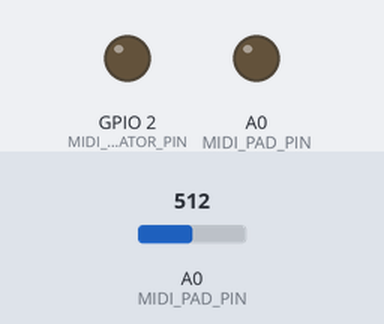
Bench run of a sketch on a simulated ESP8266 (NodeMCU). On the bench: output pins drawn as LEDs (lit = HIGH). The test bench sets the inputs (shaded band); at power-on: A0 (MIDI_PAD_PIN) = 512. WiFi joins after 1.5 s; servers stay silent unless stated; what the sketch prints to the serial monitor is not drawn.

Above: at 2.7 s.
2.8 s: A0 (MIDI_PAD_PIN) set to 32
5.8 s: A0 (MIDI_PAD_PIN) set to 27
At 6.5 s:
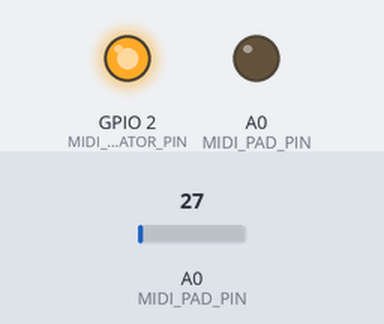
Timing chart, 0 to 8.8 s (numbered marks = the images above; inputs shaded):
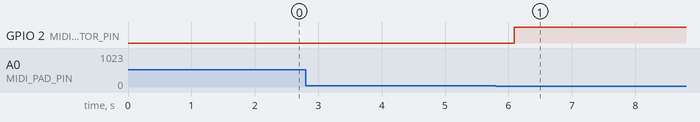

Measured:
- the behaviour switches between 30 and 29 on A0 (MIDI_PAD_PIN) (found by bisection; images 0 and 1)
- after the input at 2.8 s, every drawn part: stays the same
- after the input at 5.8 s, GPIO 2 (MIDI_NOTE_INDICATOR_PIN): LOW → HIGH after 0.29 s

The sketch:

midi_feeder.ino
```cpp
#include <ESP8266WiFi.h>
#include <ESP8266HTTPClient.h>
#include <WiFiClient.h>

#if defined(ESP8266)
    #pragma message "INFO: ESP8266 stuff happening!"
    #define MIDI_PAD_PIN A0
    #define MIDI_NOTE_INDICATOR_PIN LED_BUILTIN
    #define ADC_RESOLUTION_MAX_VALUE 1023
#elif defined(ESP32)
    #pragma message "INFO: ESP32 stuff happening!"
    #define MIDI_PAD_PIN 13
    #define MIDI_NOTE_INDICATOR_PIN 33
    #define ADC_RESOLUTION_MAX_VALUE 4095
#else
    #error "ERROR: This ain't a ESP8266 or ESP32, dumbo!"
#endif

#define MODE_DEBUG true

#if defined(MODE_DEBUG)
    #define SERIAL_RATE 9600 // ESP8266 NodeMCU V3 recommended
#else
    #define SERIAL_RATE 31250 // MIDI baud rate
#endif

// Piezo/MIDI definitions
#define MIDI_THRESHOLD_MIN 30 // sygnal < MIDI_THRESHOLD_MIN is treated as no sygnal
#define MIDI_NOTE_INDICATOR_TIME 100 // How long led will indicate a note
#define MIDI_DEBUG_MESSAGE_PERIOD 1000 // How long led will indicate a note
//Program defines (time measured in milliseconds)
#define MIDI_SIGNAL_BUFFER_SIZE 100 // 30
#define MIDI_PEAK_BUFFER_SIZE 30 // 30
#define MIDI_MAX_TIME_BETWEEN_PEAKS 20
#define MIDI_MIN_TIME_BETWEEN_NOTES 50
// General MIDI drum code numbers
// See http://soundprogramming.net/file-formats/general-midi-drum-note-numbers/
#define MIDI_NOTE_SNARE_CMD 38
// #define MIDI_NOTE_HAND_CLAP_CMD 39
// #define MIDI_NOTE_SNARE_E_CMD 40
// #define MIDI_NOTE_FLOOR_TOM_CMD 43
// #define MIDI_NOTE_COWBEL_CMD 56
// #define MIDI_NOTE_BONGO_HIGH_CMD 60
// #define MIDI_NOTE_BONGO_LOW_CMD 61
// #define MIDI_NOTE_CONGA_DEAD_STROKE_CMD 62
// #define MIDI_NOTE_CONGA_CMD 63
// #define MIDI_COMMAND_CONTROL_CHANGE 0xB0
#define MIDI_COMMAND_NOTE_ON 0x90
#define MIDI_COMMAND_NOTE_OFF 0x80
#define MIDI_MAX_VELOCITY 127
#define MIDI_MIN_VELOCITY 40
// END: Piezo/MIDI definitions

// WIFI definitions
#define WIFI_CLIENT_RECONNECT_PERIOD 5000
// WIFI definitions

const char * const ssid = "WIFItoNawetNieEstOno";
const char * const password = "FleXa123";
// const char *ssid     = "WIFItoNawetNieEstOno";
// const char *password = "FleXa123";
const char * const host = "127.0.0.1";
const uint16_t port = 8080;


// MIDI variables
// Ring buffers to store analog signal and peaks
short currentSignalIndex;
short currentPeakIndex;
unsigned short signalBuffer[MIDI_SIGNAL_BUFFER_SIZE];
unsigned short peakBuffer[MIDI_PEAK_BUFFER_SIZE];
unsigned short noteReadyVelocity;
unsigned long lastPeakTime;
unsigned long lastNoteTime;
unsigned long lastDebugMessageTime;
bool isNoteReady;
bool isLastPeakZeroed;
bool isNoteIndicationOn = false; // Only one led indicator for all notes.

unsigned long lastWiFiConnectionTime;
unsigned long lastWiFiReonnectionAttemptTime;

String ip = "";

char buffer[15];

/**
 * Check is any note was triggered recently to blink with note indicator
 */
void checkNoteIndication()
{
    unsigned long currentTime = millis();

    if (true == isNoteIndicationOn) {
        digitalWrite(MIDI_NOTE_INDICATOR_PIN, HIGH);
        isNoteIndicationOn = false;
    } else if ((currentTime - lastNoteTime) > MIDI_NOTE_INDICATOR_TIME) {
        digitalWrite(MIDI_NOTE_INDICATOR_PIN, LOW);
    }
}

/**
 * Send note ON command to serial
 *
 * @param note
 * @param midiVelocity
 */
void midiNoteOn(int note, byte midiVelocity)
{
    #if defined(MODE_DEBUG)
        // Debug serial
        Serial.print("ON: ");
        Serial.print(note);
        Serial.print(":");
        Serial.print(midiVelocity);
        Serial.println();
    #else
        Serial.write(MIDI_COMMAND_NOTE_ON);
        Serial.write((byte) note);
        Serial.write((byte) midiVelocity);
    #endif
}

/**
 * Send note OFF command to serial
 *
 * @param note
 * @param midiVelocity
 */
void midiNoteOff(int note, byte midiVelocity)
{
    #if defined(MODE_DEBUG)
        // Debug serial
        Serial.print("OFF: ");
        Serial.print(note);
        Serial.println();
    #else
        Serial.write(MIDI_COMMAND_NOTE_OFF);
        Serial.write(note);
        Serial.write(0);
    #endif
}

/**
 * Fire note and raise all related flags
 *
 * @param note
 * @param velocity
 */
void noteFire(int note, unsigned short velocity)
{
    // Protection: remove MSBs on data
    note &= 0x7f;
    velocity &= 0x7f;

    midiNoteOn(note, velocity);
    midiNoteOff(note, velocity);

    lastNoteTime = millis();
    isNoteIndicationOn = true;
}

/**
 * 1 of 3 cases can happen:
 *
 * 1) note ready - if new peak >= previous peak - signal wave is raising but not on peak.
 * 2) note fire - if new peak < previous peak and previous peak was a note ready - signal wave started to go down after raising.
 * 3) no note - if new peak < previous peak and previous peak was NOT note ready - signal wave going down not after raising.
 */
void recordNewPeak(short newPeak)
{
    isLastPeakZeroed = (0 == newPeak);

    unsigned long currentTime = millis();
    lastPeakTime = currentTime;

    // new peak recorded (newPeak)
    peakBuffer[currentPeakIndex] = newPeak;

    // get previous peak from buffer
    short prevPeakIndex = currentPeakIndex - 1;
    if (prevPeakIndex < 0) prevPeakIndex = MIDI_PEAK_BUFFER_SIZE - 1;
    unsigned short prevPeak = peakBuffer[prevPeakIndex];

    if (newPeak > prevPeak && (currentTime - lastNoteTime) > MIDI_MIN_TIME_BETWEEN_NOTES) {

        // 1) note ready - if new peak >= previous peak - signal wave is raising but not on peak.
        isNoteReady = true;
        if (newPeak > noteReadyVelocity) noteReadyVelocity = newPeak;

    } else if (newPeak < prevPeak && true == isNoteReady) {

        // 2) note fire - if new peak < previous peak and previous peak was a note ready - signal wave started to go down after raising.
        unsigned short velocity = noteReadyVelocity;

        #if defined(MODE_DEBUG)
            Serial.print("Velocity RAW: ");
            Serial.print(velocity);
            Serial.println();
        #endif
        velocity = map(velocity, MIDI_THRESHOLD_MIN, ADC_RESOLUTION_MAX_VALUE, MIDI_MIN_VELOCITY, MIDI_MAX_VELOCITY);

        noteFire(MIDI_NOTE_SNARE_CMD, velocity);

        isNoteReady = false;
        noteReadyVelocity = 0;
    }

    // 3) no note - if new peak < previous peak and previous peak was NOT note ready - signal wave going down not after raising.
    checkNoteIndication();

    #if defined(MODE_DEBUG)
        if ((currentTime - lastDebugMessageTime) > MIDI_DEBUG_MESSAGE_PERIOD) {
            Serial.print("DEBUG newPeak: ");
            Serial.print(newPeak);
            Serial.println();
            lastDebugMessageTime = currentTime;
        }
    #endif

    currentPeakIndex++;
    if (currentPeakIndex == MIDI_PEAK_BUFFER_SIZE) currentPeakIndex = 0;
}

void listenPad()
{
    unsigned short newSignal = analogRead(MIDI_PAD_PIN);
    unsigned long currentTime = millis();

    signalBuffer[currentSignalIndex] = newSignal;

    if (newSignal < MIDI_THRESHOLD_MIN) {

        if (false == isLastPeakZeroed && (currentTime - lastPeakTime) > MIDI_MAX_TIME_BETWEEN_PEAKS) {

            recordNewPeak(0);
        } else {

            short prevSignalIndex = currentSignalIndex - 1;
            if (prevSignalIndex < 0) prevSignalIndex = MIDI_SIGNAL_BUFFER_SIZE - 1;

            unsigned short prevSignal = signalBuffer[prevSignalIndex];
            unsigned short latestSignalPeak = 0;

            // find the wave peak if previous signal was not 0
            // by going through previous signal values until another 0 is reached
            while (prevSignal >= MIDI_THRESHOLD_MIN) {
                if (signalBuffer[prevSignalIndex] > latestSignalPeak) {
                    latestSignalPeak = signalBuffer[prevSignalIndex];
                }

                // decrement previous signal index, and get previous signal
                prevSignalIndex--;

                if (prevSignalIndex < 0) prevSignalIndex = MIDI_SIGNAL_BUFFER_SIZE - 1;

                prevSignal = signalBuffer[prevSignalIndex];
            }

            if (latestSignalPeak > 0) {
                recordNewPeak(latestSignalPeak);
            }
        }
    }

    currentSignalIndex++;
    if (currentSignalIndex == MIDI_SIGNAL_BUFFER_SIZE) currentSignalIndex = 0;
}


void postHttpRequestSimple(String httpRequestData)
{
    unsigned long currentTime = millis();

    if (currentTime - lastWiFiConnectionTime < WIFI_CLIENT_RECONNECT_PERIOD) {
        return;
    }

    WiFiClient client;

    Serial.print("connecting to ");
    Serial.print(host);
    Serial.print(':');
    Serial.println(port);

    if (currentTime - lastWiFiReonnectionAttemptTime < WIFI_CLIENT_RECONNECT_PERIOD) {
        return;
    }

    // Use WiFiClient class to create TCP connections
    if (!client.connect(host, port)) {
        Serial.println("connection failedstill. waiting.");
        lastWiFiReonnectionAttemptTime = currentTime;
        // delay(5000);
        return;
    }

    // This will send a string to the server
    Serial.println("sending data to server");
    if (client.connected()) {
        client.println(httpRequestData);
    }

    // wait for data to be available
    unsigned long timeout = millis();
    while (client.available() == 0) {
        if (currentTime - timeout > 5000) {
            Serial.println(">>> Client Timeout !");
            client.stop();
            // delay(60000);
            return;
        }
    }

    // Read all the lines of the reply from server and print them to Serial
    Serial.println("receiving from remote server");
    // not testing 'client.connected()' since we do not need to send data here
    while (client.available()) {
        char ch = static_cast<char>(client.read());
        Serial.print(ch);
    }

    // Close the connection
    Serial.println();
    Serial.println("closing connection");
    client.stop();

    lastWiFiConnectionTime = currentTime;
}

void postHttpRequest(String httpRequestData)
{
    unsigned long currentTime = millis();

    if (currentTime - lastWiFiConnectionTime < WIFI_CLIENT_RECONNECT_PERIOD) {
        return;
    }

    if (WiFi.status() == WL_CONNECTED) {
        WiFiClient client;
        HTTPClient http;

        http.begin(client, host);

        // If you need Node-RED/server authentication, insert user and password below
        //http.setAuthorization("REPLACE_WITH_SERVER_USERNAME", "REPLACE_WITH_SERVER_PASSWORD");

        // http.addHeader("Content-Type", "application/x-www-form-urlencoded");
        // String httpRequestData = "api_key=tPmAT5Ab3j7F9&sensor=BME280&value1=24.25&value2=49.54&value3=1005.14";
        // int httpResponseCode = http.POST(httpRequestData);

        // If you need an HTTP request with a content type: application/json, use the following:
        // http.addHeader("Content-Type", "application/json");
        // int httpResponseCode = http.POST("{\"api_key\":\"tPmAT5Ab3j7F9\",\"sensor\":\"BME280\",\"value1\":\"24.25\",\"value2\":\"49.54\",\"value3\":\"1005.14\"}");

        // If you need an HTTP request with a content type: text/plain
        http.addHeader("Content-Type", "text/plain");
        int httpResponseCode = http.POST(httpRequestData);

        Serial.print("HTTP Response code: ");
        Serial.println(httpResponseCode);

        // Free resources
        http.end();
    }
    else {
        Serial.println("WiFi Disconnected");
    }

    lastWiFiConnectionTime = currentTime;
}

void initMidi()
{
    currentSignalIndex = 0;
    currentPeakIndex = 0;
    memset(signalBuffer, 0, sizeof(signalBuffer));
    memset(peakBuffer, 0, sizeof(peakBuffer));
    isNoteReady = false;
    noteReadyVelocity = 0;
    isLastPeakZeroed = true;
    isNoteIndicationOn = false;
    lastPeakTime = 0;
    lastNoteTime = 0;
    lastDebugMessageTime = 0;
}

void initWiFi()
{
    lastWiFiConnectionTime = 0;
    lastWiFiReonnectionAttemptTime = 0;

    #ifdef MODE_DEBUG
        Serial.setDebugOutput(true);
    #endif

    WiFi.mode(WIFI_STA);
    WiFi.begin(ssid, password);

    while (WiFi.status() != WL_CONNECTED) {
        delay(500);
        Serial.print(".");
    }

    ip = WiFi.localIP().toString();

    Serial.println("WiFi connected");
    Serial.println("IP address: ");
    Serial.println(ip);

    // ESP8266 has the ability to automatically reconnect to your router
    // WiFi.setAutoReconnect(true);
    // WiFi.persistent(true);
}

void setup() {
    pinMode(MIDI_NOTE_INDICATOR_PIN, OUTPUT);
    pinMode(MIDI_PAD_PIN, OUTPUT);
    digitalWrite(MIDI_PAD_PIN, LOW);

    Serial.begin(SERIAL_RATE);

    delay(10);

    initWiFi();
    initMidi();
}

void loop()
{
    listenPad();

    ltoa(lastNoteTime, buffer, 16);
    postHttpRequestSimple(buffer);
}
```
